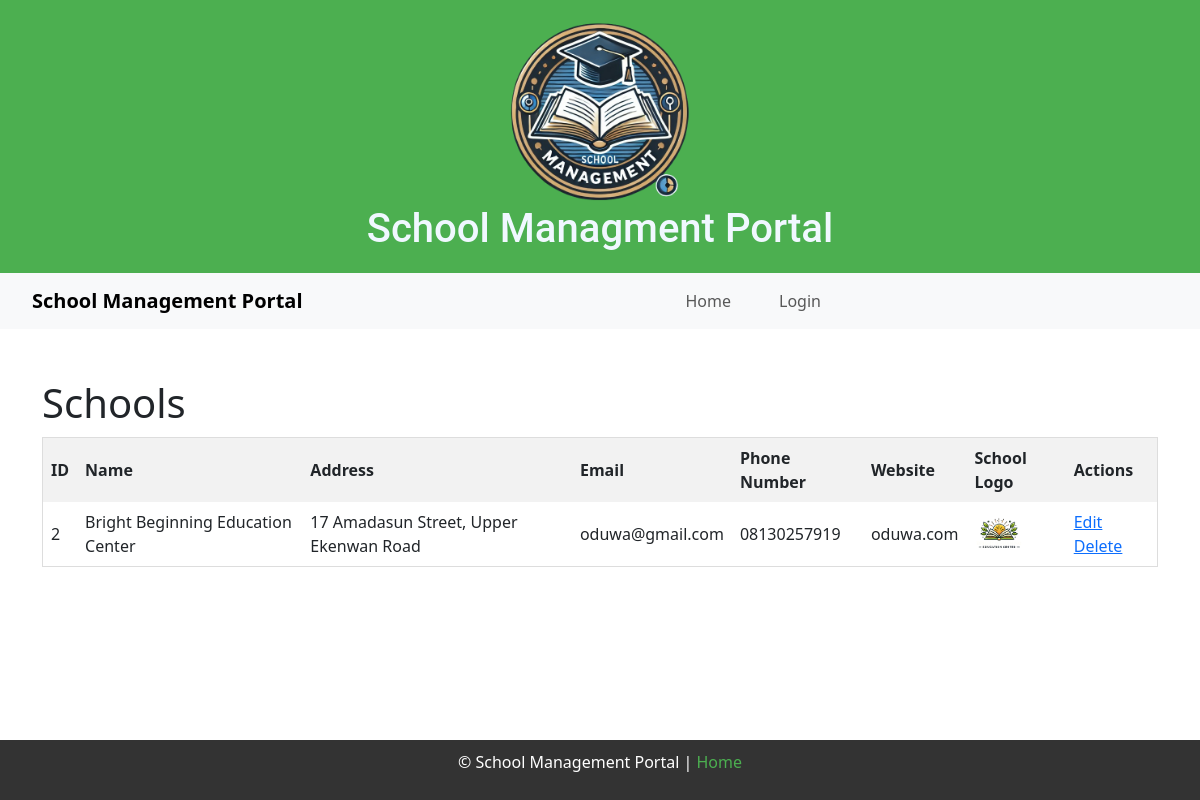
The app's page /schools, older data.
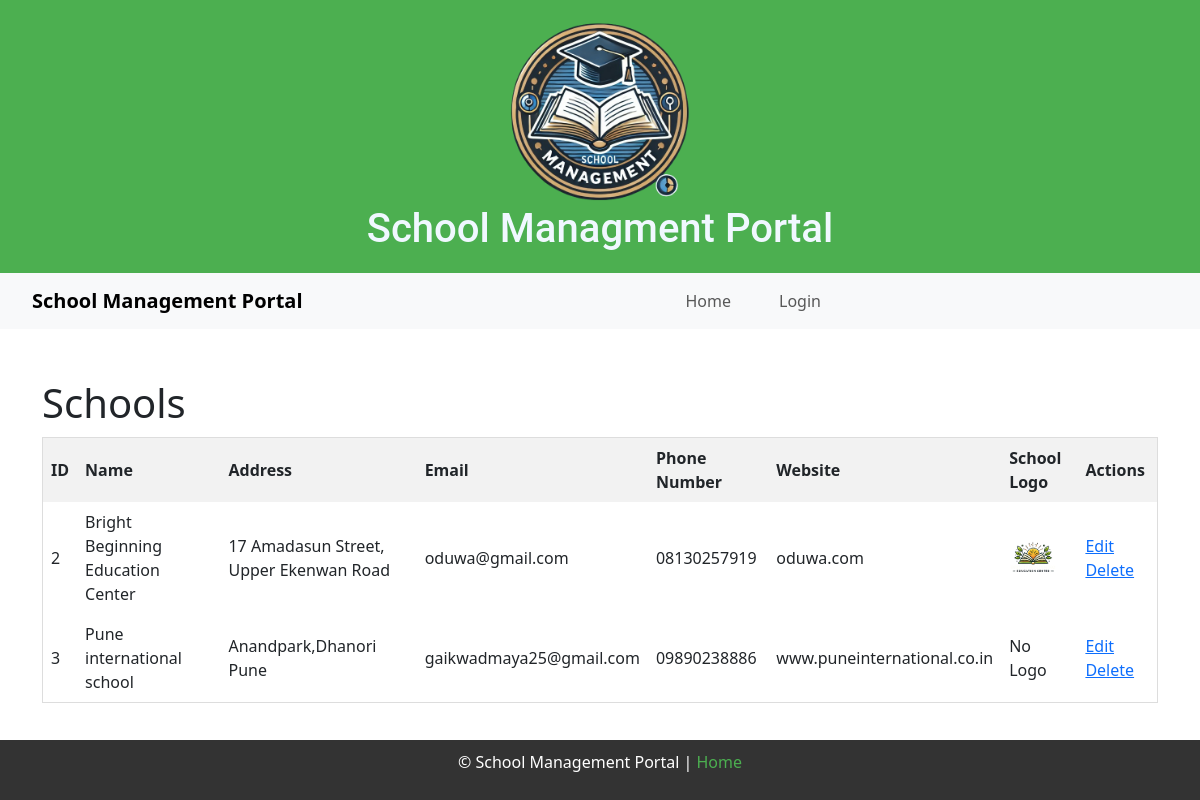
The same page, newer data.
### models.py (models this page shows)
class School(db.Model):
    __tablename__ = 'schools'
    id = db.Column(db.Integer, primary_key=True)
    name = db.Column(db.String(100), unique=True, nullable=False)
    registration_code = db.Column(db.String(50), unique=True, nullable=False) # New!
    address = db.Column(db.String(255), nullable=True)
    email = db.Column(db.String(100), unique=True, nullable=False)
    phone_number = db.Column(db.String(15), nullable=True)
    website = db.Column(db.String(100), nullable=True)
    school_logo = db.Column(db.String(255), nullable=True)
    users = db.relationship('User', backref='school', lazy=True, cascade="all, delete-orphan")
    students = db.relationship('Student', backref='school', lazy=True, cascade="all, delete-orphan")
    teachers = db.relationship('Teacher', backref='school', lazy=True, cascade="all, delete-orphan")
    classes = db.relationship('Class', backref='school', lazy=True, cascade="all, delete-orphan")
    subjects = db.relationship('Subject', backref='school', lazy=True, cascade="all, delete-orphan")
    fee_components = db.relationship('FeeComponent', backref='school', lazy=True, cascade="all, delete-orphan")
    assessment_types = db.relationship('AssessmentType', backref='school', lazy=True, cascade="all, delete-orphan")

### routes.py (the view)
@main.route('/schools')
def schools():
    schools = School.query.all()
    return render_template('schools.html', schools=schools)

### main.py (called while the page is built)
@app.before_request
def before_request():
    g.current_user = current_user

@app.context_processor
def inject_csrf_token():
    return dict(csrf_token=generate_csrf())

### routes.py (called while the page is built)
@main.before_request
def load_school_details():
    if current_user.is_authenticated:
        if 'school_name' not in session or 'school_logo' not in session:
            school = School.query.get(current_user.school_id)
            if school:
                g.school_name = school.name
                g.school_logo = school.school_logo if school.school_logo else 'static/uploads/default-logo.png'
                session['school_name'] = g.school_name
                session['school_logo'] = g.school_logo
        else:
            g.school_name = session['school_name']
            g.school_logo = session['school_logo']
    else:
        g.school_name = "School Management Portal"
        g.school_logo = "uploads/default-logo.png"

### templates/schools.html
{% extends "base.html" %}
{% block content %}
    <h1>Schools</h1>
    <table border="1">
        <thead>
            <tr>
                <th>ID</th>
                <th>Name</th>
                <th>Address</th>
                <th>Email</th>
                <th>Phone Number</th>
                <th>Website</th>
                <th>School Logo</th>
                <th>Actions</th>
            </tr>
        </thead>
        <tbody>
            {% for school in schools %}
            <tr>
                <td>{{ school.id }}</td>
                <td>{{ school.name }}</td>
                <td>{{ school.address }}</td>
                <td>{{ school.email }}</td>
                <td>{{ school.phone_number }}</td>
                <td>{{ school.website }}</td>
                <td>
                    {% if school.school_logo %}  <img src="{{ url_for('main.uploaded_file', filename=school.school_logo) }}" alt="School Logo" width="50">
                    {% else %}
                        No Logo
                    {% endif %}
                </td>
                <td>
                    <a href="{{ url_for('main.edit_school', id=school.id) }}">Edit</a>
                    <a href="{{ url_for('main.delete_school', id=school.id) }}" onclick="return confirm('Are you sure?')">Delete</a>
                </td>
            </tr>
            {% endfor %}
        </tbody>
    </table>
{% endblock %}

Row changes from the older to the newer data that the page shows:
added School: id "3", name "Pune international school", address "Anandpark,Dhanori Pune", email "gaikwadmaya25@gmail.com", phone_number "09890238886", website "www.puneinternational.co.in", shows "No Logo"
